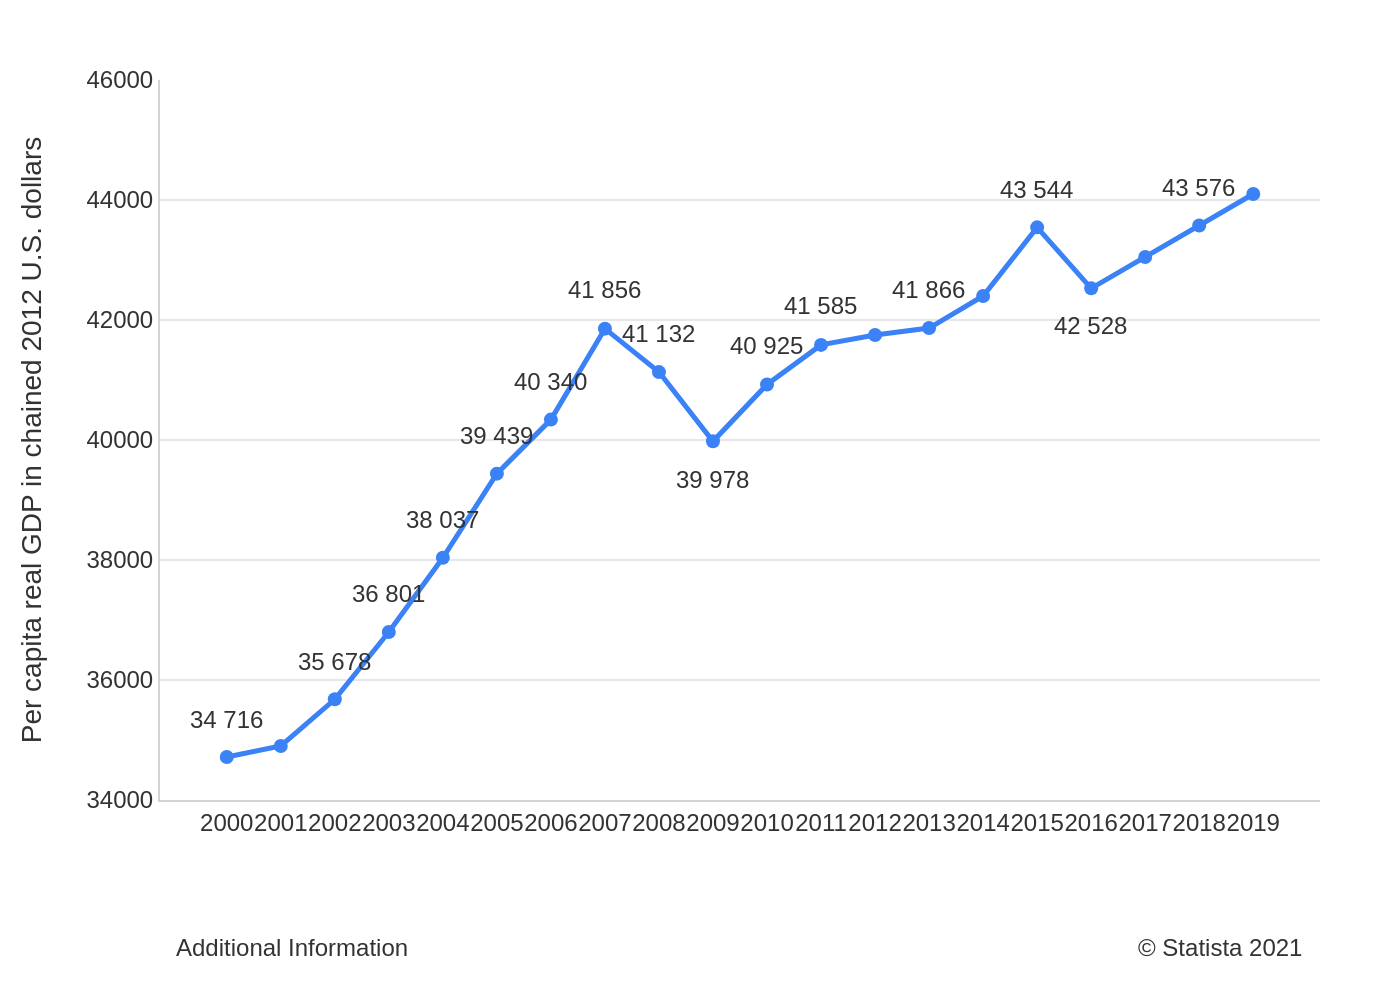

Write the Python code that produced this figure.
import sys
import json
import os
import plotly.graph_objects as go

def main():
    if len(sys.argv) != 2:
        print("Usage: python <script_name>.py <json_file_path>")
        sys.exit(1)

    json_path = sys.argv[1]

    try:
        with open(json_path, 'r', encoding='utf-8') as f:
            config = json.load(f)
    except FileNotFoundError:
        print(f"Error: JSON file not found at {json_path}")
        sys.exit(1)
    except json.JSONDecodeError:
        print(f"Error: Could not decode JSON from {json_path}")
        sys.exit(1)

    chart_data = config['chart_data']
    texts = config['texts']
    colors = config['colors']

    x_values = [d['x'] for d in chart_data]
    y_values = [d['y'] for d in chart_data]

    fig = go.Figure()

    fig.add_trace(go.Scatter(
        x=x_values,
        y=y_values,
        mode='lines+markers',
        line=dict(color=colors[0], width=2.5),
        marker=dict(color=colors[0], size=7),
        showlegend=False
    ))

    annotations = []
    for point in chart_data:
        if point.get('label'):
            y_anchor = 'bottom' if point['label_pos'] == 'above' else 'top'
            y_shift = 10 if point['label_pos'] == 'above' else -10
            annotations.append(
                go.layout.Annotation(
                    x=point['x'],
                    y=point['y'],
                    text=point['label'],
                    showarrow=False,
                    font=dict(family="Arial", size=12, color="#333"),
                    xanchor='center',
                    yanchor=y_anchor,
                    yshift=y_shift
                )
            )
            
    if texts.get('source'):
        annotations.append(go.layout.Annotation(
            text=texts['source'],
            align='right',
            showarrow=False,
            xref='paper',
            yref='paper',
            x=0.99,
            y=-0.18,
            xanchor='right',
            yanchor='top'
        ))

    if texts.get('note'):
        annotations.append(go.layout.Annotation(
            text=texts['note'],
            align='left',
            showarrow=False,
            xref='paper',
            yref='paper',
            x=0.01,
            y=-0.18,
            xanchor='left',
            yanchor='top'
        ))

    fig.update_layout(
        annotations=annotations,
        plot_bgcolor='white',
        paper_bgcolor='white',
        font=dict(family="Arial", size=12, color="#333"),
        margin=dict(l=80, r=40, t=40, b=100),
        xaxis=dict(
            showgrid=False,
            tickmode='array',
            tickvals=x_values,
            ticktext=[str(x) for x in x_values],
            tickangle=0,
            linecolor='lightgrey'
        ),
        yaxis=dict(
            title=texts.get('y_axis_title'),
            showgrid=True,
            gridcolor='#E5E7EB',
            gridwidth=1,
            range=[34000, 46000],
            tickformat=" ",
            linecolor='lightgrey'
        )
    )

    base_filename = os.path.splitext(os.path.basename(json_path))[0]
    output_filename = f"{base_filename}.png"

    fig.write_image(output_filename, scale=2)
    print(f"Chart saved to {output_filename}")

if __name__ == "__main__":
    main()
